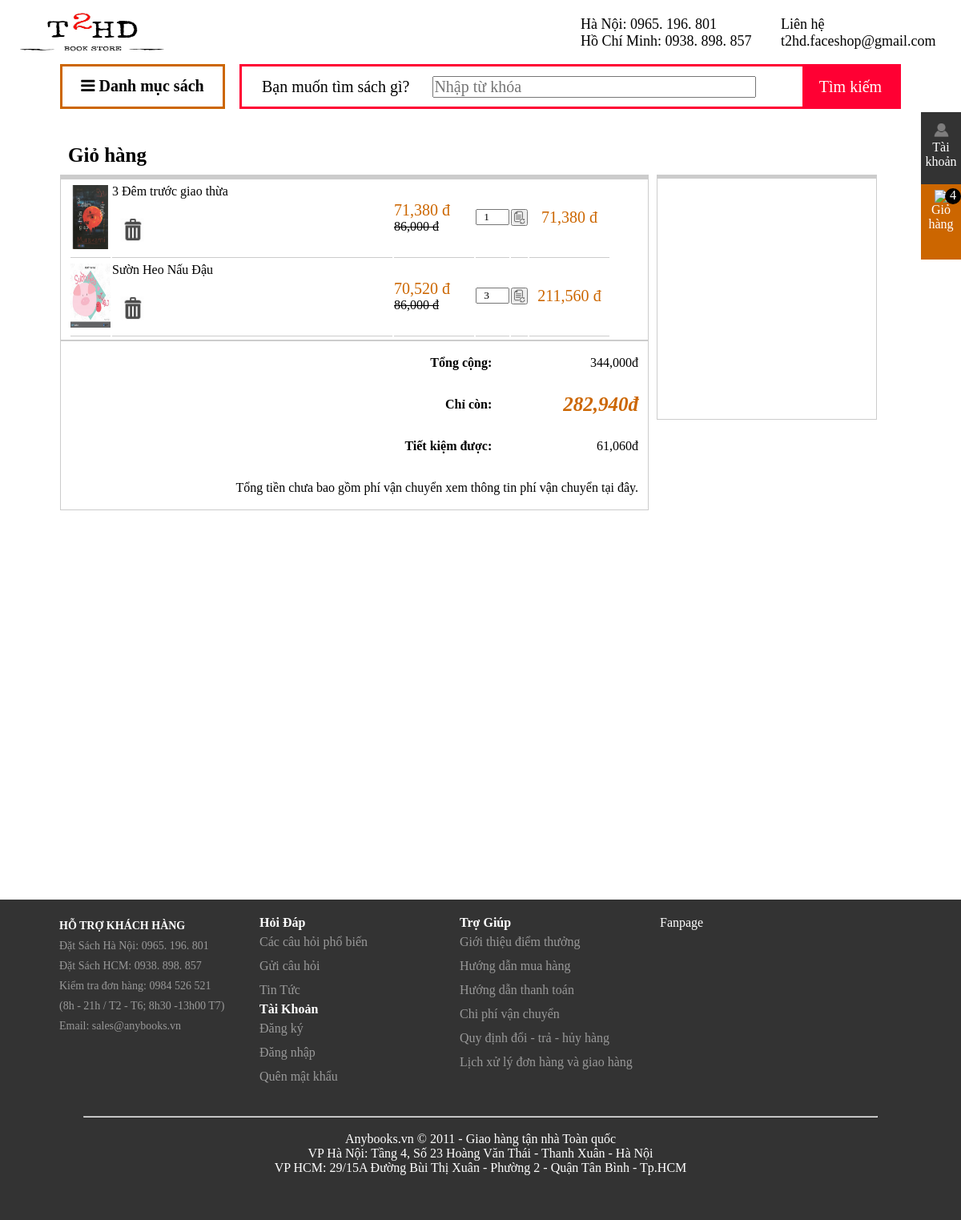
The page /index.php?id=shoppingcart on the database its author committed.
### tables this page shows
CREATE TABLE `shoppingcart` (
  `idbook` int(11) NOT NULL,
  `count_book` int(11) NOT NULL DEFAULT '1' COMMENT 'số lượng'
);

CREATE TABLE `book` (
  `idbook` int(11) NOT NULL,
  `name` varchar(1000) NOT NULL,
  `imgdetail` varchar(100) NOT NULL COMMENT 'ảnh bìa bên trong',
  `imgbg` varchar(100) NOT NULL COMMENT 'ảnh bên ngoài',
  `idauthor` int(11) NOT NULL COMMENT 'id tác giả',
  `ngayxb` date NOT NULL COMMENT 'ngày xuất bản',
  `nhaxb` varchar(100) NOT NULL COMMENT 'nhà xuất bản',
  `nhaph` varchar(100) NOT NULL COMMENT 'nhà phát hành',
  `dangbia` varchar(100) NOT NULL COMMENT 'dạng bìa',
  `size` varchar(100) NOT NULL COMMENT 'kích thước (100 x 25 cm)',
  `weight` int(11) NOT NULL COMMENT 'khối lượng',
  `totalpages` int(11) NOT NULL COMMENT 'tổng số trang',
  `saleoff` int(11) NOT NULL COMMENT 'tiết kiệm %',
  `price` double NOT NULL COMMENT 'giá tiền',
  `info` varchar(1000) NOT NULL COMMENT 'mô tả sách',
  `idtype` int(11) NOT NULL COMMENT 'id loại sách',
  `highlights` int(11) NOT NULL COMMENT 'sách nổi bật thì số lớn',
  `status` varchar(100) NOT NULL COMMENT 'trạng thái sách',
  `sold` double NOT NULL DEFAULT '0',
  `checkDelete` int(11) NOT NULL DEFAULT '0' COMMENT 'xóa thì thành 1'
);

### model/DataProvider.php (called while the page is built, shortened)
<?php
class DataProvider
{
    public static function executeQuery($query){
        $result = mysql_query($query);
        return $result;
    }
}
?>

### model/ScModel.php (called while the page is built, shortened)
<?php
require_once $_SERVER['DOCUMENT_ROOT'].'/faceshop/model/DataProvider.php';
require_once $_SERVER['DOCUMENT_ROOT'].'/faceshop/others/TestResult.php';
class ScModel
{
	public function getSC(){
		$result = DataProvider::executeQuery('select * from `shoppingcart`');
		return TestResult::testResultModel($result);
	}
}
?>

### others/TestResult.php (called while the page is built, shortened)
<?php
class TestResult{
	public static function testResultModel($result){
		if (mysql_num_rows($result) > 0) return $result;
        return null;
	}
}
?>

### controller/BookController.php (called while the page is built, shortened)
<?php
require_once $_SERVER['DOCUMENT_ROOT'].'/faceshop/model/BookModel.php';
require_once $_SERVER['DOCUMENT_ROOT'].'/faceshop/others/TestResult.php';
class BookController
{
    private $model;
    public function __construct()
    {
        $this->model = new BookModel();
    }
    public function getBookById($idBook){
        $result = $this->model->getBookById($idBook);
        if ($result == null) return null; else return mysql_fetch_assoc($result);
    }
}
?>

### model/BookModel.php (called while the page is built, shortened)
<?php
require_once $_SERVER['DOCUMENT_ROOT'].'/faceshop/model/DataProvider.php';
require_once $_SERVER['DOCUMENT_ROOT'].'/faceshop/model/TypeModel.php';
require_once $_SERVER['DOCUMENT_ROOT'].'/faceshop/others/TestResult.php';
class BookModel
{
    public function getBookById($idBook){
        $result = DataProvider::executeQuery('select * from book where idbook='.$idBook);
        return TestResult::testResultModel($result);
    }
}
?>

### view/shoppingcart.php (the view, shortened to what this page needs)
<!DOCTYPE html PUBLIC "-//W3C//DTD XHTML 1.0 Transitional//EN" "http://www.w3.org/TR/xhtml1/DTD/xhtml1-transitional.dtd">
<html xmlns="http://www.w3.org/1999/xhtml">
<head>
    <link rel="stylesheet" type="text/css" href="css/shoppingcart.css"/>
    <?php require_once 'controller/ScController.php'; $sc=new ScController();
    require_once 'controller/BookController.php'; $bController = new BookController(); ?>
</head>
<body>
   <div>
    <div id="title" ><b>Giỏ hàng</b></div>
    <div id="shopingcart_left">
        <div id="list">
            <table>
                <?php $kq=$sc->getSC(); if($kq==null) { ?>
                <tr><td>Không có sản phẩm nào trong giỏ hàng</td></tr>
                <?php } else {
                    while ($d=mysql_fetch_array($kq)) {
                        $idbook= $d['idbook']; ?>
                        <tr>
                            <?php $kq_book=$bController->getBookById($idbook);
                            if($kq_book!=null) $d_book=$kq_book; ?>
                            <td>
                                <div id="hinhsach"><a href="index.php?id=book&idbook=<?php echo $d_book['idbook'];?>"><img src="img/<?php echo $d_book['imgdetail']?>" /></a></div>
                            </td>
                            <td>
                                <div id="tensach"><a href="index.php?id=book&idbook=<?php echo $d_book['idbook'];?>"><?php echo $d_book['name'];?></a></div>
                                <div id="delete" onclick="deleteBook('<?php echo $idbook; ?>');"><img src="img/logo/icon_delete.png" /></div>
                            </td>
                            <td>
                                <div id="giaban"><?php echo number_format($d_book['price'] * (1-$d_book['saleoff']/100))?> đ</div>
                                <div id="giabia"><?php echo number_format($d_book['price'])?> đ</div>
                            </td>
                            <form method="post" action="index.php?id=shoppingcart&idbook=<?php echo $idbook; ?>">
                                <td>
                                    <input type="number" min="0" value="<?php echo $d['count_book'] ?>" id="count" name="count" style="width: 38px; text-align: center"/>
                                </td>
                                <td>
                                    <button><img src="img/logo/icon_update.png" width="17px;" /></button>
                                </td>
                            </form>
                        <td>
                            <div style="width: 100px; text-align: center; color: #CC6600; font-size: 20px;">
                                <?php echo number_format(($d_book['price'] * (1-$d_book['saleoff']/100))*$d['count_book']);?> đ
                            </div>
                        </td>
                    </tr>
                    <?php } } ?>
                </table>
            </div>
            <div id="total">
                <table>
                    <tr>
                        <td></td>
                        <td></td>
                        <td><b>Tổng cộng:</b></td>
                        <td><?php
                            $total=0;
                            $kq=$sc->getSC();
                            if($kq!=null){
                                while ($d=mysql_fetch_array($kq))
                                {
                                    $kq_book=$bController->getBookById($d['idbook']);
                                    if($kq_book!=null) $d_book=$kq_book;
                                    $total=$total+$d['count_book']*$d_book['price'];
                                }
                            }
                            echo number_format($total); ?>đ
                        </td>
                    </tr>
                    <tr>
                        <td></td>
                        <td></td>
                        <td ><b>Chỉ còn:</b></td>
                        <td style="color: #CC6600; font-size: 25px;font-style: italic;">
                            <b><?php
                                $total2=0;
                                $kq=$sc->getSC();
                                if($kq!=null){
                                    while ($d2=mysql_fetch_array($kq))
                                    {
                                        $kq_book=$bController->getBookById($d2['idbook']);
                                        if($kq_book!=null) $d_book=$kq_book;
                                        $total2=$total2+$d2['count_book']*$d_book['price']*(1-$d_book['saleoff']/100);
                                    }
                                }
                                echo number_format($total2); ?>đ</b>
                            </td>
                        </tr>
                        <tr>
                            <td></td>
                            <td></td>
                            <td><b>Tiết kiệm được:</b></td>
                            <td>
                                <?php
                                echo number_format($total-$total2);
                                ?>đ
                            </td>
                        </tr>
                        <tr>
                            <td colspan="4">
                                Tổng tiền chưa bao gồm phí vận chuyển
                                xem thông tin phí vận chuyển tại đây.
                            </td>
                        </tr>
                    </table>
                </div>
            </div>
            <div id="shoppingcart_right">
            </div>
        </div>
    </body>
    </html>

### css/index.css (style rules this page uses)
* { margin:0; padding:0; font-family: "Times New Roman"; }

### css/head.css (style rules this page uses)
* { margin:0; padding:0; }

### css/shoppingcart.css (style rules this page uses)
* { margin: 0; padding: 0; }
#title { font-size: 25px; padding-left: 10px; margin-top: 10px; margin-bottom: 10px; }
#shopingcart_left { width: 70%; min-height: 800px; border-top: 5px solid #CCCCCC; margin-bottom: 100px; float: left; }
#list { min-height: 200px; max-height: 600px; overflow: scroll; border: 1px solid #CCCCCC; padding-left: 10px; }
#list table td { border-bottom: 1px solid #CCCCCC; padding-top:5px; padding-bottom: 10px; }
#list table tr { margin-bottom: 15px; }
#hinhsach { width: 50px; height: 80px; }
#hinhsach img { width: 50px; height: 80px; }
#tensach { width: 350px; font-size: 16px; float: left; margin-top: -10px; margin-bottom: 2px; height: 40px; }
#delete { width: 50px; height: 30px; display: block; text-align: center; border-radius: 10%; margin-top: 30px; border: 1px solid #FFFFFF; }
#delete img { width: 30px; margin-top: 0px; margin-left: -3px; }
#giaban { width: 100px; color: #CC6600; font-size: 20px; }
#giabia { width: 100px; text-decoration: line-through; }
#total table { width: 100%; border: 1px solid #CCCCCC; }
#total td { text-align: right; width: 100px; padding: 10px; line-height: 30px; }
#shoppingcart_right { border: 1px solid #CCCCCC; width: 26%; margin-left: 10px; border-top: 5px solid #CCCCCC; min-height: 300px; float: left; }

### css/foot.css (style rules this page uses)
* { margin:0; padding:0; }

### rows shown on the page
shoppingcart: book.imgdetail (picture), book.name "3 Đêm trước giao thừa", book.price+saleoff "71,380", book.price "86,000", count "1", count_book.saleoff "71,380"
shoppingcart: book.imgdetail (picture), book.name "Sườn Heo Nấu Đậu", book.price+saleoff "70,520", book.price "86,000", count "3", count_book.saleoff "211,560"

### other values the page prints
constants::email "t2hd.faceshop@gmail.com"
$r "4"
$total "344,000"
$total2 "282,940"
$total-$total2 "61,060"
